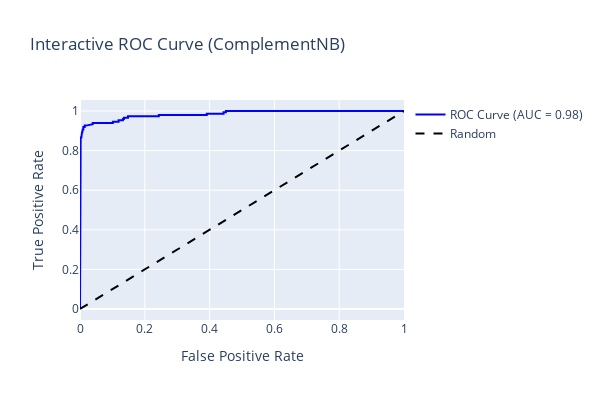

The code cell stored with this chart in its notebook:
### Markdown cell above
### Interactive Plotly Visualization
Creating an interactive ROC curve for the ComplementNB pipeline.

### Code cell
import plotly.graph_objects as go

# Create interactive ROC curve
fig = go.Figure()
fig.add_trace(go.Scatter(x=fpr, y=tpr, mode='lines', name=f'ROC Curve (AUC = {roc_auc:.2f})', line=dict(color='blue')))
fig.add_trace(go.Scatter(x=[0, 1], y=[0, 1], mode='lines', name='Random', line=dict(color='black', dash='dash')))
fig.update_layout(
    title='Interactive ROC Curve (ComplementNB)',
    xaxis_title='False Positive Rate',
    yaxis_title='True Positive Rate',
    showlegend=True,
    width=600,
    height=400
)
fig.show()

### Figure 1 — Plotly figure (JSON) as saved in the notebook; plotly's stock layout.template omitted (floating-point values rounded to 4 significant figures)
{"data": [{"line": {"color": "blue"}, "mode": "lines", "name": "ROC Curve (AUC = 0.98)", "type": "scatter", "x": [0.0, 0.0, 0.0, 0.0, 0.0, 0.0, 0.0, 0.0, 0.0, 0.0, 0.0, 0.0, 0.0, 0.0, 0.0, 0.0, 0.0, 0.0, 0.0, 0.00207, 0.00207, 0.004141, 0.004141, 0.006211, 0.006211, 0.007246, 0.007246, 0.008282, 0.008282, 0.01035, 0.01035, 0.01449, 0.01449, 0.01863, 0.0383, 0.03934, 0.03934, 0.1014, 0.1014, 0.119, 0.119, 0.1325, 0.1325, 0.1356, 0.1356, 0.1398, 0.1439, 0.148, 0.148, 0.2433, 0.2433, 0.3157, 0.3178, 0.3509, 0.353, 0.3913, 0.3913, 0.4151, 0.4172, 0.4431, 0.4431, 0.4503, 0.4503, 0.6894, 0.6925, 0.7195, 0.7226, 0.852, 0.854, 0.8986, 0.9006, 0.9358, 0.9379, 0.9586, 0.9617, 0.9793, 0.9845, 1.0], "y": [0.0, 0.06711, 0.1007, 0.1074, 0.1208, 0.1409, 0.1611, 0.1812, 0.2416, 0.2617, 0.2953, 0.3087, 0.3154, 0.3356, 0.4161, 0.4295, 0.4564, 0.4698, 0.8456, 0.8456, 0.8658, 0.8658, 0.8859, 0.8859, 0.8926, 0.8926, 0.8993, 0.8993, 0.906, 0.906, 0.9195, 0.9195, 0.9262, 0.9262, 0.9329, 0.9329, 0.9396, 0.9396, 0.9463, 0.9463, 0.953, 0.953, 0.9597, 0.9597, 0.9664, 0.9664, 0.9664, 0.9664, 0.9732, 0.9732, 0.9799, 0.9799, 0.9799, 0.9799, 0.9799, 0.9799, 0.9866, 0.9866, 0.9866, 0.9866, 0.9933, 0.9933, 1.0, 1.0, 1.0, 1.0, 1.0, 1.0, 1.0, 1.0, 1.0, 1.0, 1.0, 1.0, 1.0, 1.0, 1.0, 1.0]}, {"line": {"color": "black", "dash": "dash"}, "mode": "lines", "name": "Random", "type": "scatter", "x": [0, 1], "y": [0, 1]}], "layout": {"height": 400, "showlegend": true, "title": {"text": "Interactive ROC Curve (ComplementNB)"}, "width": 600, "xaxis": {"title": {"text": "False Positive Rate"}}, "yaxis": {"title": {"text": "True Positive Rate"}}}}
